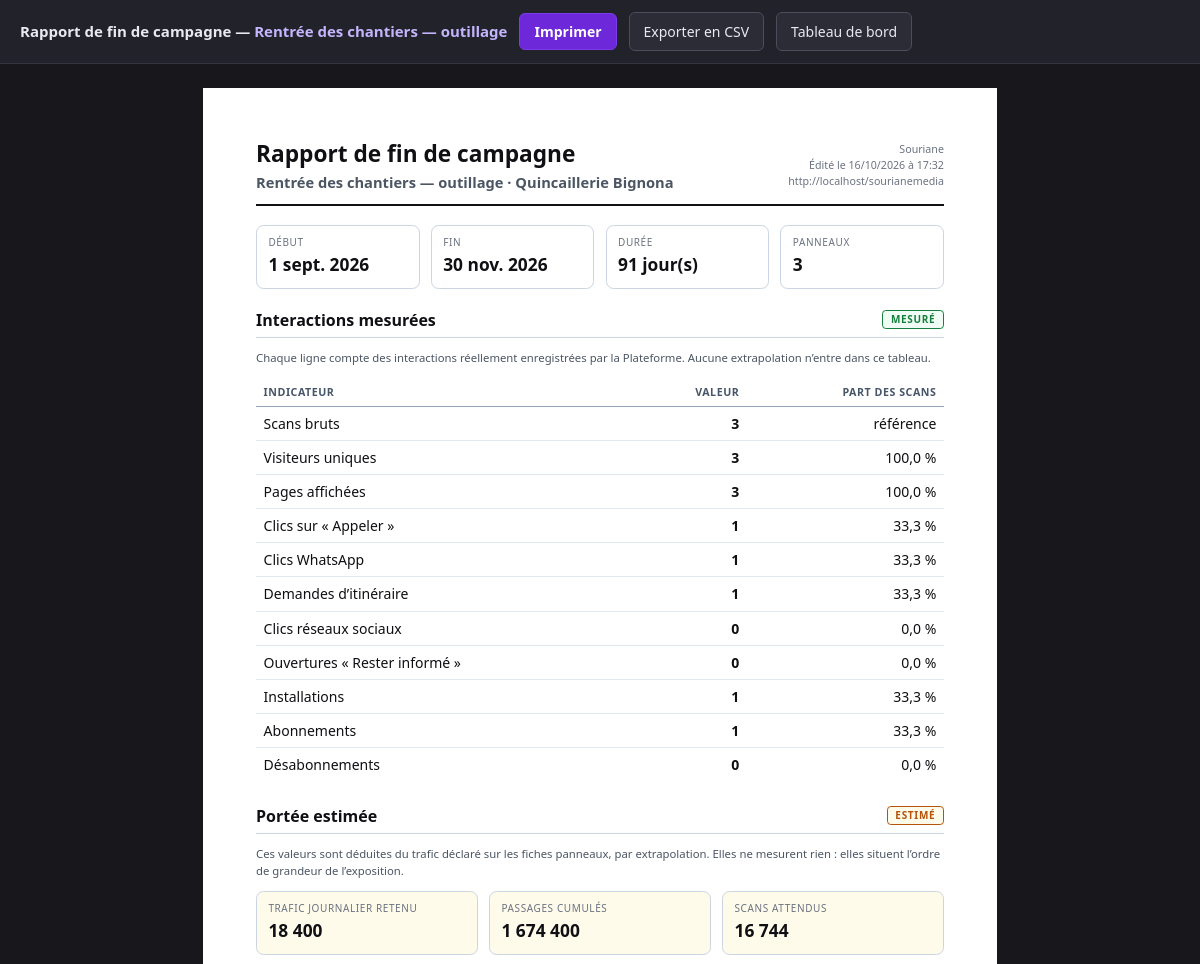
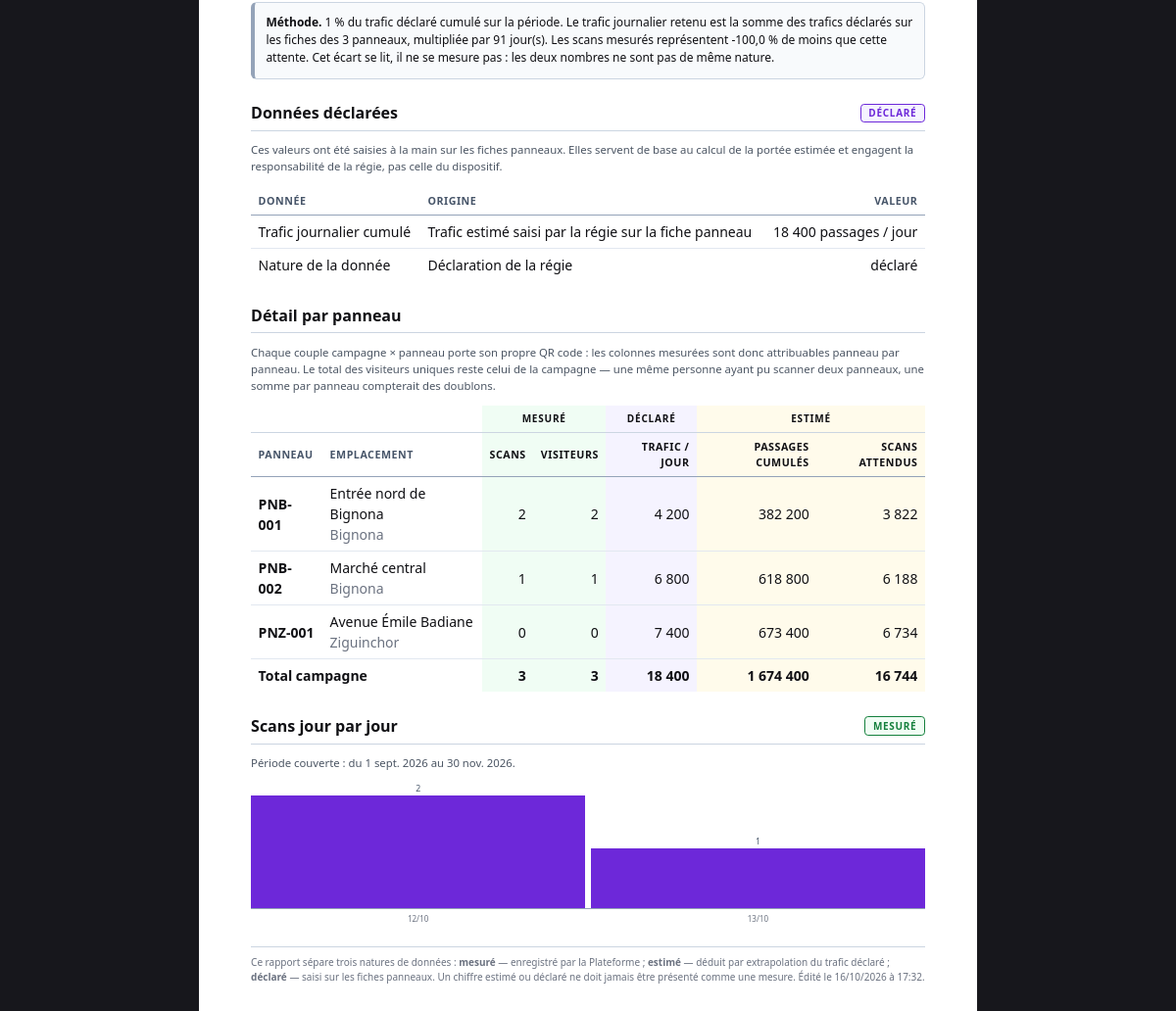
The app's page /admin/campagnes/1/rapport (signed in) with its own data (2 pictures, top to bottom).
### tables this page shows
CREATE TABLE `campagnes` (
    `id`            INT UNSIGNED NOT NULL AUTO_INCREMENT,
    `annonceur_id`  INT UNSIGNED  NOT NULL,
    `formule_id`    INT UNSIGNED  NULL,
    `nom`           VARCHAR(180)  NOT NULL,
    `date_debut`    DATE          NOT NULL,
    `date_fin`      DATE          NOT NULL,
    `prix`          DECIMAL(12,2) NOT NULL DEFAULT 0.00,
    `statut`        ENUM('brouillon','reservee','en_cours','terminee','annulee')
                    NOT NULL DEFAULT 'brouillon',
    `moyen_paiement` ENUM('aucun','wave','orange_money','especes','virement')
                    NOT NULL DEFAULT 'aucun',
    `reference_paiement` VARCHAR(120) NULL,
    `note`          TEXT          NULL,
    `cree_le`       DATETIME      NOT NULL DEFAULT CURRENT_TIMESTAMP,
    `maj_le`        DATETIME      NOT NULL DEFAULT CURRENT_TIMESTAMP ON UPDATE CURRENT_TIMESTAMP,
    PRIMARY KEY (`id`),
    KEY `idx_campagnes_statut` (`statut`),
    KEY `idx_campagnes_periode` (`date_debut`,`date_fin`),
    KEY `fk_campagnes_annonceur` (`annonceur_id`),
    KEY `fk_campagnes_formule` (`formule_id`),
    CONSTRAINT `fk_campagnes_annonceur` FOREIGN KEY (`annonceur_id`)
        REFERENCES `annonceurs` (`id`) ON DELETE CASCADE ON UPDATE CASCADE,
    CONSTRAINT `fk_campagnes_formule` FOREIGN KEY (`formule_id`)
        REFERENCES `formules` (`id`) ON DELETE SET NULL ON UPDATE CASCADE,
    CONSTRAINT `chk_campagnes_dates` CHECK (`date_fin` >= `date_debut`)
);

CREATE TABLE `annonceurs` (
    `id`            INT UNSIGNED NOT NULL AUTO_INCREMENT,
    `nom`           VARCHAR(180)  NOT NULL,
    `adresse_courte` VARCHAR(80)  NOT NULL COMMENT 'Identifiant d’URL (slug)',
    `description`   TEXT          NULL,
    `logo`          VARCHAR(255)  NULL,
    `telephone`     VARCHAR(30)   NULL,
    `whatsapp`      VARCHAR(30)   NULL,
    `email`         VARCHAR(180)  NULL,
    `adresse`       VARCHAR(255)  NULL,
    `ville`         VARCHAR(120)  NULL,
    `latitude`      DECIMAL(10,7) NULL,
    `longitude`     DECIMAL(10,7) NULL,
    `reseaux`       JSON          NULL COMMENT '{facebook,instagram,tiktok,youtube,site}',
    `horaires`      JSON          NULL COMMENT '{"lun":"08:00-18:00", ...}',
    `statut`        ENUM('actif','inactif','archive') NOT NULL DEFAULT 'actif',
    `cree_le`       DATETIME      NOT NULL DEFAULT CURRENT_TIMESTAMP,
    `maj_le`        DATETIME      NOT NULL DEFAULT CURRENT_TIMESTAMP ON UPDATE CURRENT_TIMESTAMP,
    PRIMARY KEY (`id`),
    UNIQUE KEY `uk_annonceurs_slug` (`adresse_courte`),
    KEY `idx_annonceurs_statut` (`statut`),
    KEY `idx_annonceurs_ville` (`ville`)
);

CREATE TABLE `campagne_panneaux` (
    `id`            INT UNSIGNED NOT NULL AUTO_INCREMENT,
    `campagne_id`   INT UNSIGNED  NOT NULL,
    `panneau_id`    INT UNSIGNED  NOT NULL,
    `visuel`        VARCHAR(255)  NULL,
    `date_debut`    DATE          NOT NULL,
    `date_fin`      DATE          NOT NULL,
    `prix_ligne`    DECIMAL(12,2) NOT NULL DEFAULT 0.00,
    `cree_le`       DATETIME      NOT NULL DEFAULT CURRENT_TIMESTAMP,
    PRIMARY KEY (`id`),
    UNIQUE KEY `uk_campagne_panneau` (`campagne_id`,`panneau_id`),
    KEY `idx_cp_periode` (`panneau_id`,`date_debut`,`date_fin`),
    KEY `fk_cp_campagne` (`campagne_id`),
    CONSTRAINT `fk_cp_campagne` FOREIGN KEY (`campagne_id`)
        REFERENCES `campagnes` (`id`) ON DELETE CASCADE ON UPDATE CASCADE,
    CONSTRAINT `fk_cp_panneau` FOREIGN KEY (`panneau_id`)
        REFERENCES `panneaux` (`id`) ON DELETE CASCADE ON UPDATE CASCADE,
    CONSTRAINT `chk_cp_dates` CHECK (`date_fin` >= `date_debut`)
);

CREATE TABLE `panneaux` (
    `id`            INT UNSIGNED NOT NULL AUTO_INCREMENT,
    `reference`     VARCHAR(60)   NOT NULL COMMENT 'Référence interne unique',
    `libelle`       VARCHAR(180)  NOT NULL,
    `adresse`       VARCHAR(255)  NULL,
    `ville`         VARCHAR(120)  NULL,
    `latitude`      DECIMAL(10,7) NULL,
    `longitude`     DECIMAL(10,7) NULL,
    `format`        VARCHAR(50)   NULL COMMENT '4x3, 8x3, abribus, mobilier urbain…',
    `faces`         TINYINT UNSIGNED NOT NULL DEFAULT 1,
    `trafic_estime` INT UNSIGNED  NULL COMMENT 'Passages estimés par jour',
    `tarif`         DECIMAL(12,2) NULL COMMENT 'Tarif de référence par période',
    `statut`        ENUM('disponible','reserve','occupe','maintenance','archive')
                    NOT NULL DEFAULT 'disponible',
    `photo`         VARCHAR(255)  NULL,
    `photo_date`    DATE          NULL COMMENT 'Date de prise de la photo (EF-A03)',
    `cree_le`       DATETIME      NOT NULL DEFAULT CURRENT_TIMESTAMP,
    `maj_le`        DATETIME      NOT NULL DEFAULT CURRENT_TIMESTAMP ON UPDATE CURRENT_TIMESTAMP,
    PRIMARY KEY (`id`),
    UNIQUE KEY `uk_panneaux_reference` (`reference`),
    KEY `idx_panneaux_statut` (`statut`),
    KEY `idx_panneaux_ville` (`ville`),
    KEY `idx_panneaux_format` (`format`)
);

### app/views/admin/rapport-campagne.php (the view, shortened to what the rows shown need)
<!DOCTYPE html>
<html lang="fr">
<head>
</head>
<body>
<div class="barre-outils">
    <div class="barre-outils__titre">
        Rapport de fin de campagne — <span><?= e((string) ($campagne['nom'] ?? '')) ?></span>
    </div>
</div>
<div class="feuille">
    <div class="feuille__entete">
        <div>
            <h1 class="feuille__titre">Rapport de fin de campagne</h1>
            <p class="feuille__sous-titre">
                <?= e((string) ($campagne['nom'] ?? '')) ?>
                <?php if (!empty($campagne['annonceur_nom'])): ?>
                    · <?= e((string) $campagne['annonceur_nom']) ?>
                <?php endif; ?>
            </p>
        </div>
    </div>
    <div class="feuille__reperes">
        <div class="repere">
            <div class="repere__etiquette">Début</div>
            <div class="repere__valeur"><?= e(date_fr((string) ($campagne['date_debut'] ?? ''))) ?></div>
        </div>
        <div class="repere">
            <div class="repere__etiquette">Fin</div>
            <div class="repere__valeur"><?= e(date_fr((string) ($campagne['date_fin'] ?? ''))) ?></div>
        </div>
    </div>
    <div class="section">
        <div class="section__entete">
            <h2 class="section__titre">Interactions mesurées</h2>
        </div>
        <table>
            <thead>
                <tr>
                    <th>Indicateur</th>
                    <th class="nombre">Valeur</th>
                    <th class="nombre">Part des scans</th>
                </tr>
            </thead>
        </table>
    </div>
    <div class="section">
        <div class="section__entete">
            <h2 class="section__titre">Portée estimée</h2>
        </div>
    </div>
    <div class="section">
        <div class="section__entete">
            <h2 class="section__titre">Données déclarées</h2>
        </div>
        <table>
            <thead>
                <tr>
                    <th>Donnée</th>
                    <th>Origine</th>
                    <th class="nombre">Valeur</th>
                </tr>
            </thead>
        </table>
    </div>
    <div class="section">
        <div class="section__entete">
            <h2 class="section__titre">Détail par panneau</h2>
        </div>
        <table>
            <thead>
                <tr class="groupe-entete">
                    <th colspan="2"></th>
                    <th colspan="2" class="col-mesure">Mesuré</th>
                    <th class="col-declare">Déclaré</th>
                    <th colspan="2" class="col-estime">Estimé</th>
                </tr>
                <tr>
                    <th>Panneau</th>
                    <th>Emplacement</th>
                    <th class="nombre col-mesure">Scans</th>
                    <th class="nombre col-mesure">Visiteurs</th>
                    <th class="nombre col-declare">Trafic / jour</th>
                    <th class="nombre col-estime">Passages cumulés</th>
                    <th class="nombre col-estime">Scans attendus</th>
                </tr>
            </thead>
            <tbody>
                <?php if ($panneaux === []): ?>
                    <tr>
                        <td colspan="7">Aucun panneau n’est rattaché à cette campagne.</td>
                    </tr>
                <?php else: ?>
                    <?php foreach ($panneaux as $p): ?>
                        <tr>
                            <td><strong><?= e((string) $p['reference']) ?></strong></td>
                            <td>
                                <?= e((string) $p['libelle']) ?>
                                <?php if ($p['ville'] !== ''): ?>
                                    <br><span style="color:#6b7280"><?= e((string) $p['ville']) ?></span>
                                <?php endif; ?>
                            </td>
                            <td class="nombre col-mesure"><?= e(number_format((float) $p['scans'], 0, ',', ' ')) ?></td>
                            <td class="nombre col-mesure"><?= e(number_format((float) $p['visiteurs'], 0, ',', ' ')) ?></td>
                            <td class="nombre col-declare"><?= e(number_format((float) $p['trafic_declare'], 0, ',', ' ')) ?></td>
                            <td class="nombre col-estime"><?= e(number_format((float) $p['passages_estimes'], 0, ',', ' ')) ?></td>
                            <td class="nombre col-estime"><?= e(number_format((float) $p['scans_attendus'], 0, ',', ' ')) ?></td>
                        </tr>
                    <?php endforeach; ?>
                <?php endif; ?>
            </tbody>
        </table>
    </div>
    <?php if ($serie !== []): ?>
        <?php
        $maxJour = 1;
        foreach ($serie as $jour) {
            $maxJour = max($maxJour, (int) $jour['scans']);
        }
        ?>
        <div class="section">
            <div class="section__entete">
                <h2 class="section__titre">Scans jour par jour</h2>
                <?= etiquette_nature('mesure') ?>
            </div>
            <p class="section__note">
                Période couverte : du <?= e(date_fr((string) ($campagne['date_debut'] ?? ''))) ?>
                au <?= e(date_fr((string) ($campagne['date_fin'] ?? ''))) ?>.
            </p>
            <div style="display:flex;align-items:flex-end;gap:1.5mm;height:34mm;border-bottom:.4pt solid #94a3b8">
                <?php foreach ($serie as $jour): ?>
                    <?php $hauteur = max(1.0, round((int) $jour['scans'] / $maxJour * 32, 1)); ?>
                    <div style="flex:1;display:flex;flex-direction:column;align-items:center;justify-content:flex-end;height:100%">
                        <span style="font-size:6.5pt;color:#475569"><?= e((string) (int) $jour['scans']) ?></span>
                        <div style="width:100%;height:<?= e((string) $hauteur) ?>mm;background:#6d28d9"></div>
                    </div>
                <?php endforeach; ?>
            </div>
            <div style="display:flex;gap:1.5mm;margin-top:1mm">
                <?php foreach ($serie as $jour): ?>
                    <div style="flex:1;text-align:center;font-size:6pt;color:#6b7280">
                        <?= e(date('d/m', (int) strtotime((string) $jour['jour']))) ?>
                    </div>
                <?php endforeach; ?>
            </div>
        </div>
    <?php endif; ?>
</div>
</body>
</html>

### records on screen
campagnes: nom "Rentrée des chantiers — outillage", annonceur.nom "Quincaillerie Bignona", date_debut "1 sept. 2026", date_fin "30 nov. 2026"
campagne_panneaux: panneau.reference "PNB-001", panneau.libelle "Entrée nord de Bignona", panneau.ville "Bignona", scans "2", visiteurs "2", panneau.trafic_estime "4 200", passages_estimes "382 200", scans_attendus "3 822"
campagne_panneaux: panneau.reference "PNB-002", panneau.libelle "Marché central", panneau.ville "Bignona", campagne "1", panneau.trafic_estime "6 800", passages_estimes "618 800", scans_attendus "6 188"
campagne_panneaux: panneau.reference "PNZ-001", panneau.libelle "Avenue Émile Badiane", panneau.ville "Ziguinchor", scans "0", visiteurs "0", panneau.trafic_estime "7 400", passages_estimes "673 400", scans_attendus "6 734"

### other values on screen
APP_NAME "Souriane"
$edite "16/10/2026 à 17:32"
BASE_URL "http://localhost/sourianemedia"
$duree "91"
$nbPanneaux "3"
$libelles[$nature] "MESURÉ ESTIMÉ DÉCLARÉ MESURÉ"
$indicateur['libelle'] "Scans bruts"
$valeur "3"
$indicateur['libelle'] "Visiteurs uniques"
pourcent($valeur / $scansRef * 100, 1) "100,0 %"
$indicateur['libelle'] "Pages affichées"
$indicateur['libelle'] "Clics sur « Appeler »"
$valeur "1"
pourcent($valeur / $scansRef * 100, 1) "33,3 %"
$indicateur['libelle'] "Clics WhatsApp"
